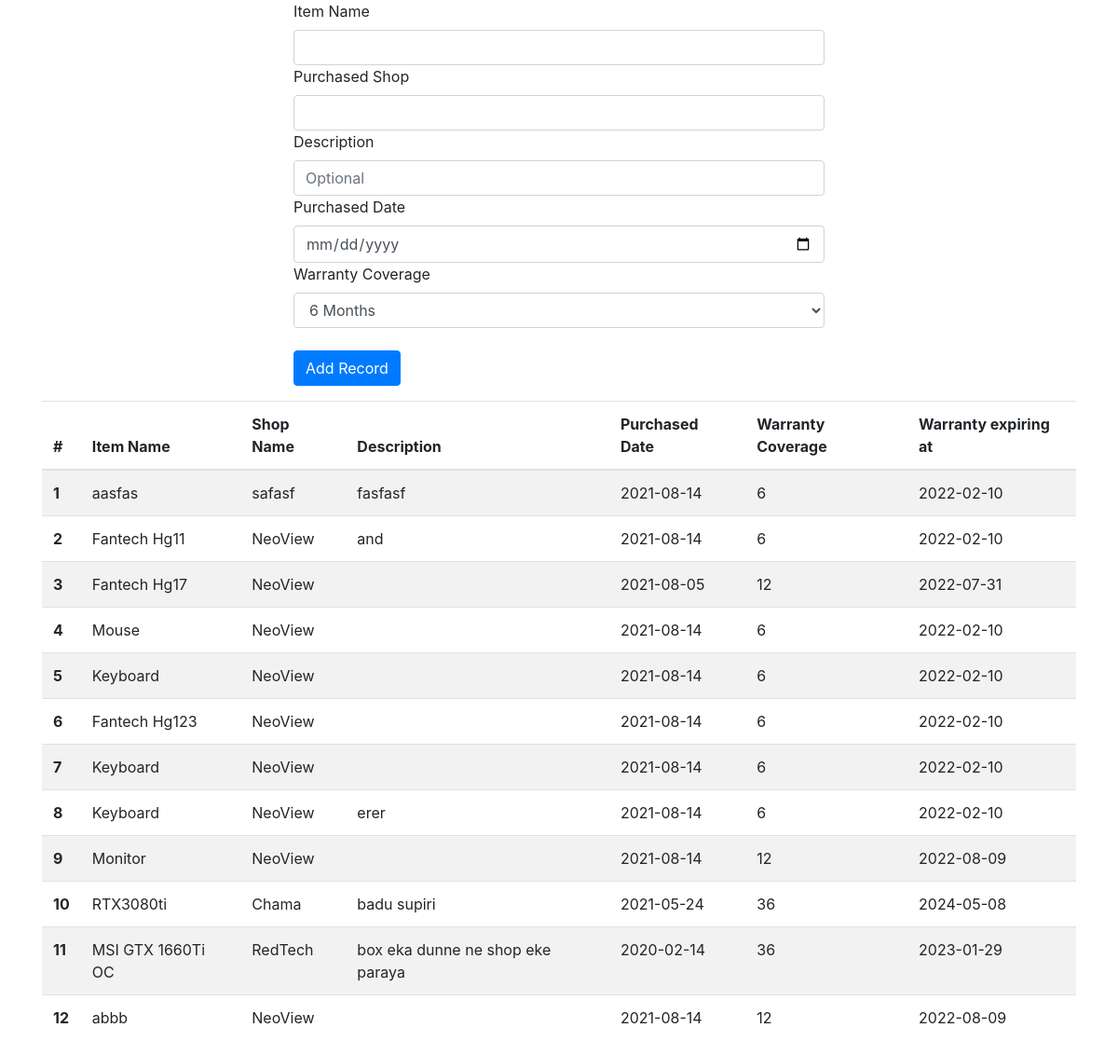
The page / on the database its author committed.
### tables this page shows
CREATE TABLE `warranty` (
  `id` int(11) NOT NULL,
  `item_name` varchar(100) NOT NULL,
  `purchased_shop` varchar(100) NOT NULL,
  `description` varchar(255) NOT NULL,
  `purchased_date` date NOT NULL,
  `warranty_coverage` int(11) NOT NULL
);

### read.php (called while the page is built)
<?php
include "connection.php";
$sql = "SELECT * FROM warranty";
$result = mysqli_query($conn,$sql);
?>

### index.php (the view, shortened to what this page needs)
<!doctype html>
<html lang="en">
<head>
    <link rel="stylesheet" href="https://maxcdn.bootstrapcdn.com/bootstrap/4.0.0/css/bootstrap.min.css">
</head>
<body>
    <?php
    include "read.php";
    ?>
    <div class="container col-md-6">
        <form action="insert.php" method="POST">
            <div class="form-group">
                <label for="inputEmail4">Item Name</label>
                <input type="text" name="item" class="form-control" id="inputEmail4" placeholder="">
                <label for="inputPassword4">Purchased Shop</label>
                <input type="text" name="shop" class="form-control" id="inputPassword4" placeholder="">
                <label for="inputAddress">Description</label>
                <input type="text" name="description" class="form-control" id="inputAddress" placeholder="Optional">
                <label for="inputAddress2">Purchased Date</label>
                <input type="date" name="purchased_date" class="form-control" id="inputAddress2" placeholder="">
                <label for="inputAddress2">Warranty Coverage</label>
                <select name="warranty_month" id="inputState" class="form-control">
                    <option selected value="6">6 Months</option>
                </select>
                <br>
                <button type="submit" class="btn btn-primary" name="add">Add Record</button>
            </div>
        </form>
    </div>
    <?php if (mysqli_num_rows($result)) {  ?>
        <div class="container">
            <table class="table table-striped">
                <thead>
                    <tr>
                        <th scope="col">#</th>
                        <th scope="col">Item Name</th>
                        <th scope="col">Shop Name</th>
                        <th scope="col">Description</th>
                        <th scope="col">Purchased Date</th>
                        <th scope="col">Warranty Coverage</th>
                        <th scope="col">Warranty expiring at</th>
                    </tr>
                </thead>
                <tbody>
                    <?php
                    $i = 1;
                    while ($rows = mysqli_fetch_assoc($result)) {
                    ?>
                        <?php
                        $tot_days = $rows['warranty_coverage'] * 30;
                        ?>
                        <tr>
                            <th scope="row"><?= $i ?></th>
                            <td><?= $rows['item_name'] ?></td>
                            <td><?= $rows['purchased_shop'] ?></td>
                            <td><?= $rows['description'] ?></td>
                            <td><?= $rows['purchased_date'] ?></td>
                            <td><?= $rows['warranty_coverage'] ?></td>
                            <td><?= date('Y-m-d', strtotime($rows['purchased_date'] . $tot_days . 'days')); ?></td>
                        </tr>
                    <?php $i++;
                    } ?>
                </tbody>
            </table>
        <?php } ?>
        </div>
</body>
</html>

### rows shown on the page
warranty: item_name "aasfas", purchased_shop "safasf", description "fasfasf", purchased_date "2021-08-14", warranty_coverage "6", purchased_date+warranty_coverage "2022-02-10"
warranty: item_name "Fantech Hg11", purchased_shop "NeoView", description "and", purchased_date "2021-08-14", warranty_coverage "6", purchased_date+warranty_coverage "2022-02-10"
warranty: item_name "Fantech Hg17", purchased_shop "NeoView", purchased_date "2021-08-05", warranty_coverage "12", purchased_date+warranty_coverage "2022-07-31"
warranty: item_name "Mouse", purchased_shop "NeoView", purchased_date "2021-08-14", warranty_coverage "6", purchased_date+warranty_coverage "2022-02-10"
warranty: item_name "Keyboard", purchased_shop "NeoView", purchased_date "2021-08-14", warranty_coverage "6", purchased_date+warranty_coverage "2022-02-10"
warranty: item_name "Fantech Hg123", purchased_shop "NeoView", purchased_date "2021-08-14", warranty_coverage "6", purchased_date+warranty_coverage "2022-02-10"
warranty: item_name "Keyboard", purchased_shop "NeoView", purchased_date "2021-08-14", warranty_coverage "6", purchased_date+warranty_coverage "2022-02-10"
warranty: item_name "Keyboard", purchased_shop "NeoView", description "erer", purchased_date "2021-08-14", warranty_coverage "6", purchased_date+warranty_coverage "2022-02-10"
warranty: item_name "Monitor", purchased_shop "NeoView", purchased_date "2021-08-14", warranty_coverage "12", purchased_date+warranty_coverage "2022-08-09"
warranty: item_name "RTX3080ti", purchased_shop "Chama", description "badu supiri", purchased_date "2021-05-24", warranty_coverage "36", purchased_date+warranty_coverage "2024-05-08"
warranty: item_name "MSI GTX 1660Ti OC", purchased_shop "RedTech", description "box eka dunne ne shop eke paraya", purchased_date "2020-02-14", warranty_coverage "36", purchased_date+warranty_coverage "2023-01-29"
warranty: item_name "abbb", purchased_shop "NeoView", purchased_date "2021-08-14", warranty_coverage "12", purchased_date+warranty_coverage "2022-08-09"
